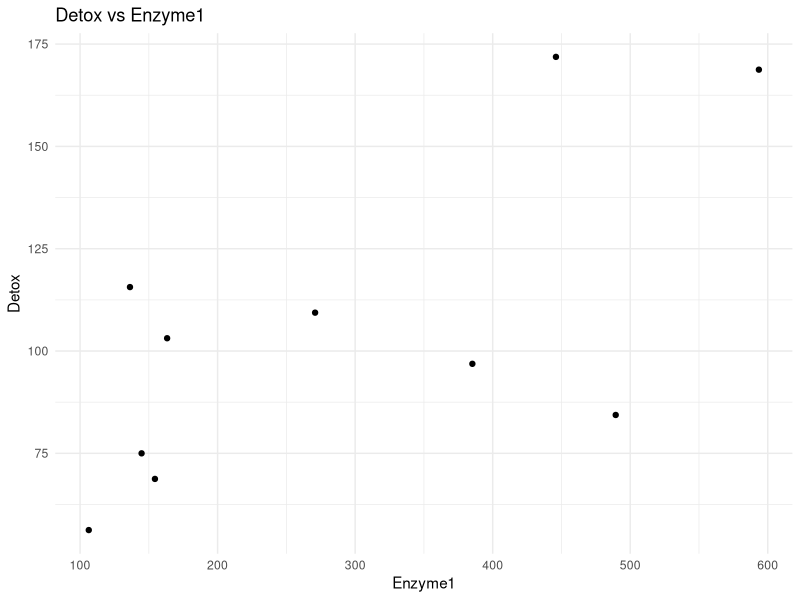
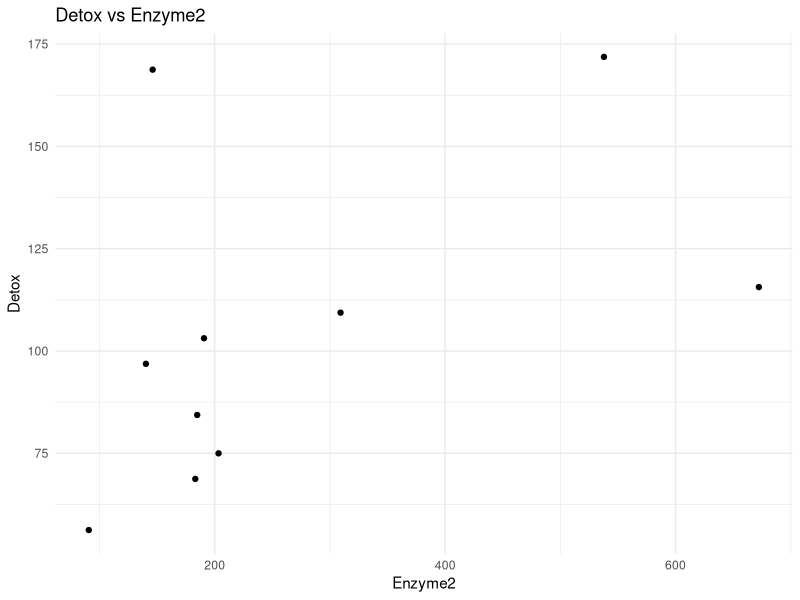
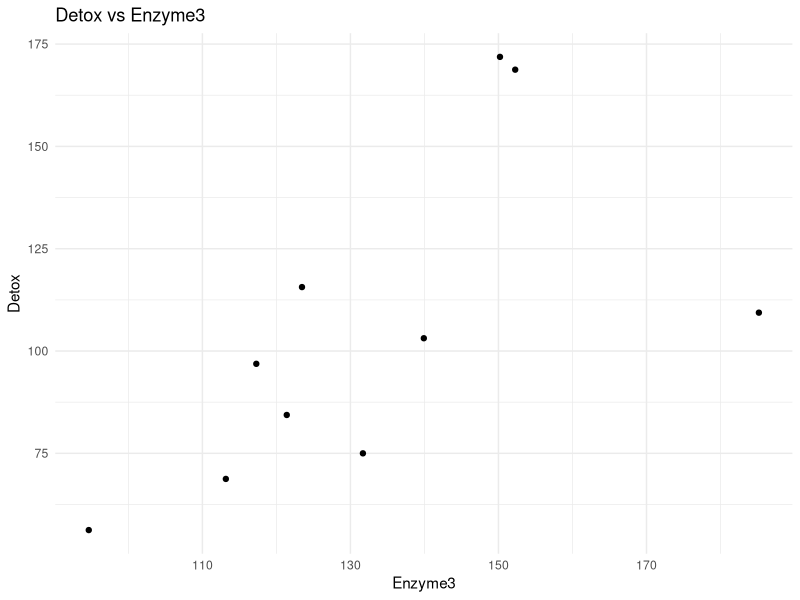
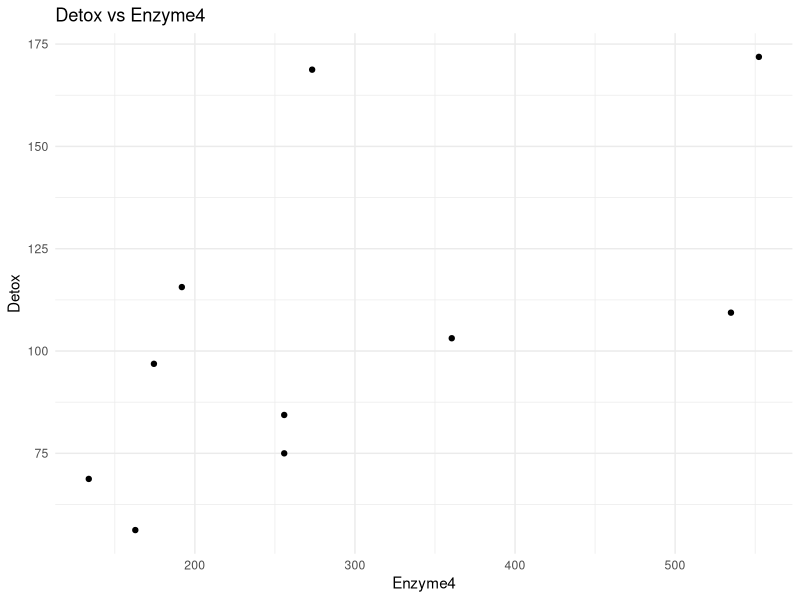
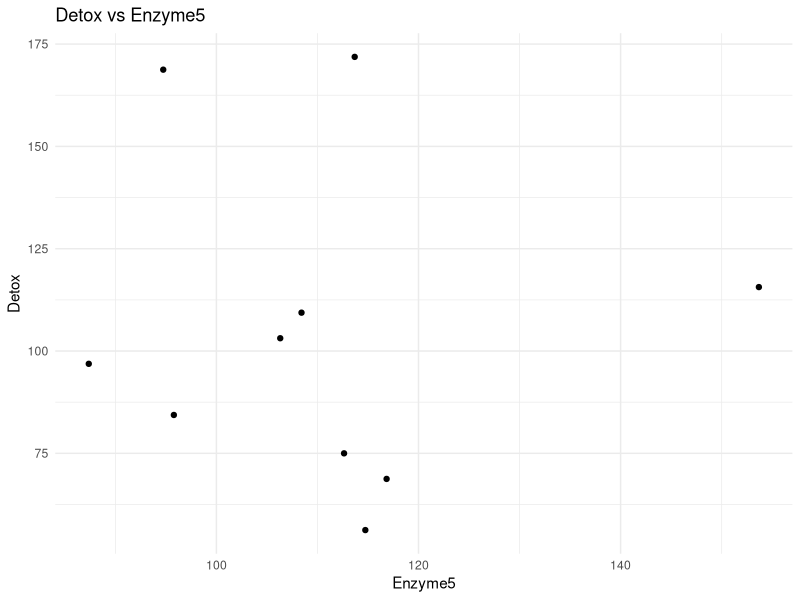
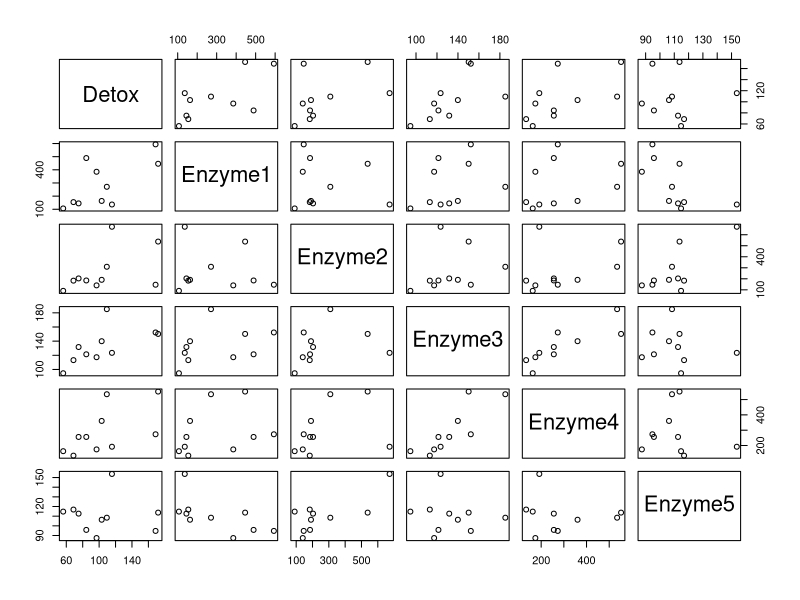
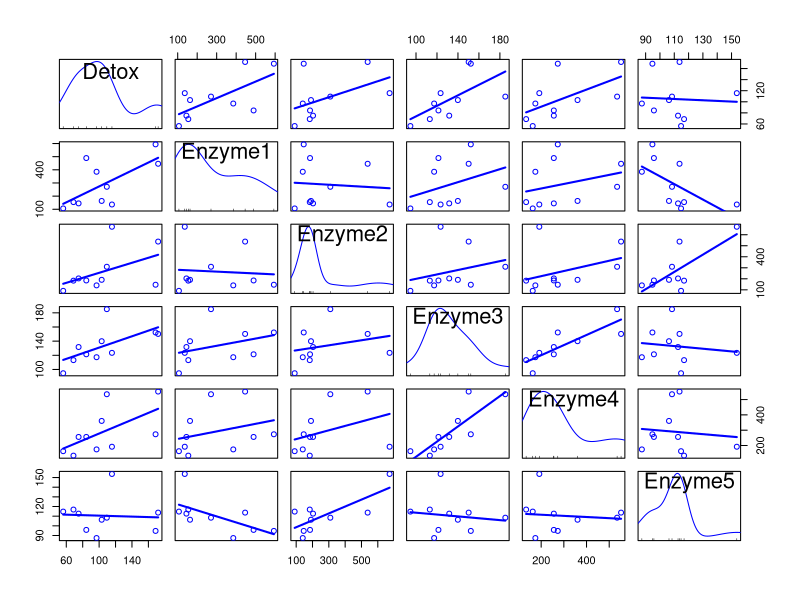

The R source for these figures, in order: (Note: this script raises an error after producing the figures.)
## ---- chunk 1
library(RcmdrMisc)
library(ggplot2)
library(car)
library(MASS)
## ---- chunk 2
chap7data2 <- read.csv("chap7data2.csv", sep=",", header=T)
chap7data3 <- read.csv("chap7data3.csv", sep=",", header=T)
View(chap7data2)
View(chap7data3)
## ---- chunk 3
# Scatter plots of 'Detox' against each enzyme
ggplot(chap7data2, aes(x = Enzyme1, y = Detox)) + geom_point() + ggtitle("Detox vs Enzyme1") +
  theme_minimal()
ggplot(chap7data2, aes(x = Enzyme2, y = Detox)) + geom_point() + ggtitle("Detox vs Enzyme2") +
  theme_minimal()
ggplot(chap7data2, aes(x = Enzyme3, y = Detox)) + geom_point() + ggtitle("Detox vs Enzyme3") +
  theme_minimal()
ggplot(chap7data2, aes(x = Enzyme4, y = Detox)) + geom_point() + ggtitle("Detox vs Enzyme4") +
  theme_minimal()
ggplot(chap7data2, aes(x = Enzyme5, y = Detox)) + geom_point() + ggtitle("Detox vs Enzyme5") +
  theme_minimal()
## ---- chunk 4
plot(chap7data2)
## ---- chunk 5
scatterplotMatrix(~Detox + Enzyme1 + Enzyme2 + Enzyme3 + Enzyme4 + Enzyme5,
                  reg.line = lm,
                  smooth = FALSE,
                  spread = FALSE,
                  span = 0.5,
                  ellipse = FALSE,
                  levels = c(0.5, 0.9),
                  id.n = 0,
                  diagonal = 'density',
                  data = chap7data2)
## ---- chunk 6
chap7data2.model1 <- lm(Detox~.,data=chap7data2)
summary(chap7data2.model1)
## ---- chunk 7
allSubsets <- function(data,y.name="Y",perf.measure=c("adj.r.squared","r.squared","AIC","perc.error")){
  
  Cols <- names(data)
  Cols <- Cols[! Cols %in% y.name]
  n <- length(Cols)
  
  id <- unlist(
    lapply(1:n,
           function(i)combn(1:n,i,simplify=F)
    )
    ,recursive=F)
  
  Formulas <- sapply(id,function(i)
    paste(y.name,"~",paste(Cols[i],collapse="+"))
  )
  
  result.mat <- matrix(0,nrow=length(Formulas),6)
  result.mat[,1] <- Formulas
  
  #get all adjusted R2 values
  for(i in 1:length(Formulas)){result.mat[i,2] <- summary(lm(as.formula(Formulas[i]),
                                                             data=data))$adj.r.squared}
  #get all R2 values
  for(i in 1:length(Formulas)){result.mat[i,3] <- summary(lm(as.formula(Formulas[i]),
                                                             data=data))$r.squared}
  #get all AIC's
  
  for(i in 1:length(Formulas)){result.mat[i,4] <- AIC(lm(as.formula(Formulas[i]),
                                                         data=data))}
  #get all sigma's
  
  for(i in 1:length(Formulas)){result.mat[i,5] <- summary(lm(as.formula(Formulas[i]),
                                                             data=data))$sigma/mean(data[,y.name])}
  #get all mallows cp's
  
  for(i in 1:length(Formulas)){result.mat[i,6] <- mallows.cp(data=data,model=lm(as.formula(Formulas[i]),
                                                                                data=data),y.name=y.name)}
  
  
  
  colnames(result.mat) <- c("Model","adj.r.squared","r.squared","AIC","perc.error","mallows.cp")
  

  
  final.output <- data.frame(result.mat[order(result.mat[,perf.measure],decreasing=T),])
  
  return(final.output)
  
}

## ---- chunk 8
mallows.cp <- function(data,model,y.name)
{
  
  n <- nrow(data)
  p <- length(model$coefficients)
  
  mean.sq.error <- summary(lm(as.formula(paste(y.name,"~.")),data=data))$sigma^2
  
  sse <- summary(model)$sigma^2*summary(model)$df[2]
  
  cp <- sse/mean.sq.error-(n-2*p)
  cp/100
}
## ---- chunk 9
stepwise(chap7data2.model1, direction='backward/forward', criterion='AIC')
#or
allSubsets(chap7data2,y.name="Detox",perf.measure="mallows.cp")
## ---- chunk 10
chap7data3.model1 <- lm(Y~.,data=chap7data3)
#chap7data3.model1 <- lm(Y~X1+X2+X3+X4,data=chap7data3)
summary(chap7data3.model1)

vif(chap7data3.model1)

base::plot(chap7data3)

stepwise(chap7data3.model1, direction='backward', criterion='AIC')
stepwise(chap7data3.model1, direction='forward', criterion='AIC')
stepwise(chap7data3.model1, direction='backward/forward', criterion='AIC')

allSubsets(chap7data3,y.name="Y",perf.measure="adj.r.squared")

chap7data3.model2 <- lm(Y ~ X1 + X2 + X4,data=chap7data3)
summary(chap7data3.model2)
vif(chap7data3.model2)

chap7data3.model3 <- lm(Y ~ X1 + X2,data=chap7data3)
summary(chap7data3.model3)
vif(chap7data3.model3)
## ---- chunk 11
shapiro.test(chap7data3.model3$residuals)
## ---- chunk 12
plot(y=chap7data3.model3$residuals,x=chap7data3.model3$fitted.values,main="Residuals vs Yhat",ylab="residuals",xlab="Yhat")
